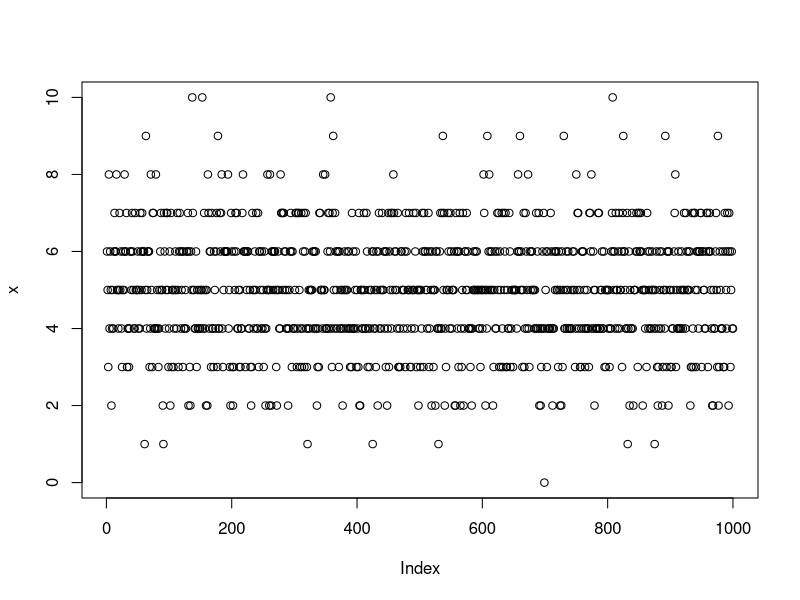

The R source for this figure:
## ---- chunk 1
knitr::opts_chunk$set(echo = TRUE)
## ---- chunk 2
A<-letters[1:8]
B<-letters[4:10]
intersect(A,B)
union(A,B)
## ---- chunk 3
x<-rbinom(1000,10,0.5)
plot(x)

